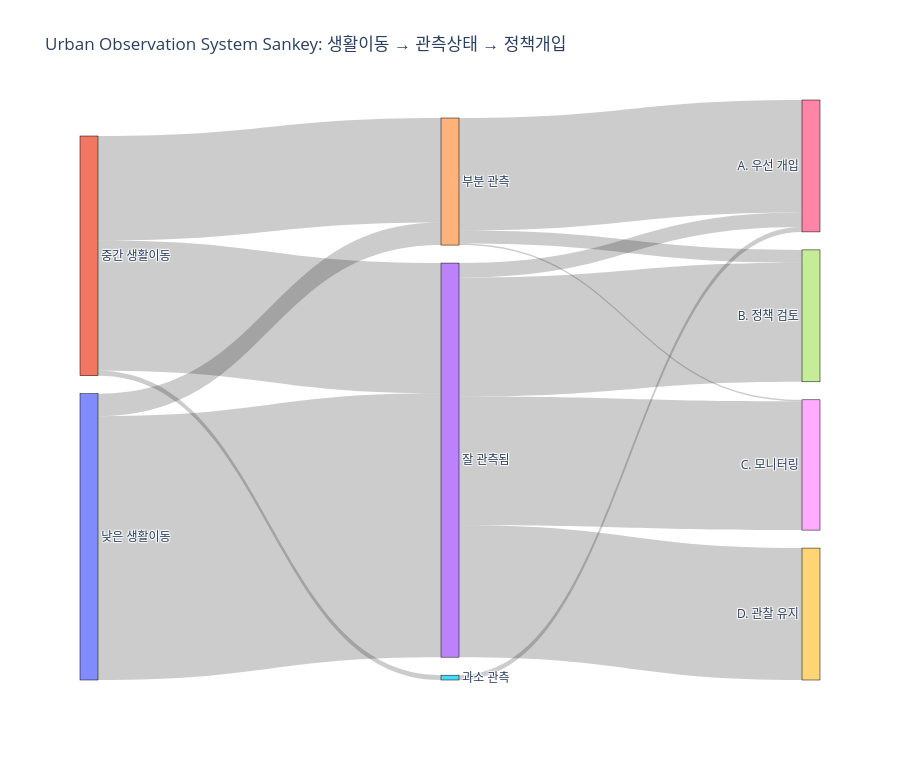

The notebook cell saved with this chart:
### Markdown cell above
## 3. Sankey: 도시 관측 시스템

생활이동 → 관측 상태 → 정책 개입 유형으로 이어지는 흐름을 Sankey로 보여줍니다.  
이 그림은 발표에서 “우리 분석이 무엇을 찾아냈는가”를 설명하는 핵심 요약용입니다.

### Code cell
# ============================================================
# 6. SANKEY OBSERVATION SYSTEM
# ============================================================

sankey_df = df.copy()

# source category
sankey_df["source_state"] = pd.cut(
    sankey_df["UOG_lived_city_strength"],
    bins=[-0.01, 0.33, 0.66, 1.01],
    labels=["낮은 생활이동", "중간 생활이동", "높은 생활이동"]
)

sankey_df["observation_state"] = pd.cut(
    sankey_df["UOG_observation_gap"],
    bins=[-0.01, 0.33, 0.66, 1.01],
    labels=["잘 관측됨", "부분 관측", "과소 관측"]
)

sankey_df["policy_state"] = sankey_df["UOG_tier"]

# aggregate flows
flow1 = sankey_df.groupby(["source_state", "observation_state"]).size().reset_index(name="count")
flow2 = sankey_df.groupby(["observation_state", "policy_state"]).size().reset_index(name="count")

labels = (
    list(flow1["source_state"].astype(str).unique()) +
    list(flow1["observation_state"].astype(str).unique()) +
    list(flow2["policy_state"].astype(str).unique())
)
labels = list(dict.fromkeys(labels))
label_idx = {l:i for i,l in enumerate(labels)}

sources = []
targets = []
values = []

for _, r in flow1.iterrows():
    sources.append(label_idx[str(r["source_state"])])
    targets.append(label_idx[str(r["observation_state"])])
    values.append(int(r["count"]))

for _, r in flow2.iterrows():
    sources.append(label_idx[str(r["observation_state"])])
    targets.append(label_idx[str(r["policy_state"])])
    values.append(int(r["count"]))

fig = go.Figure(data=[go.Sankey(
    node=dict(
        pad=18,
        thickness=18,
        line=dict(color="black", width=0.5),
        label=labels
    ),
    link=dict(
        source=sources,
        target=targets,
        value=values
    )
)])

fig.update_layout(
    title="Urban Observation System Sankey: 생활이동 → 관측상태 → 정책개입",
    height=760
)

save_plotly(fig, "02_sankey_observation_system")
fig.show()

### Figure 1 — Plotly figure (JSON) as saved in the notebook; plotly's stock layout.template omitted (floating-point values rounded to 4 significant figures)
{"data": [{"link": {"source": [0, 0, 0, 1, 1, 1, 2, 2, 2, 3, 3, 3, 3, 4, 4, 4, 4, 5, 5, 5, 5], "target": [3, 4, 5, 3, 4, 5, 3, 4, 5, 6, 7, 8, 9, 6, 7, 8, 9, 6, 7, 8, 9], "value": [164, 14, 0, 81, 65, 3, 0, 0, 0, 9, 74, 80, 82, 70, 8, 1, 0, 3, 0, 0, 0]}, "node": {"label": ["낮은 생활이동", "중간 생활이동", "높은 생활이동", "잘 관측됨", "부분 관측", "과소 관측", "A. 우선 개입", "B. 정책 검토", "C. 모니터링", "D. 관찰 유지"], "line": {"color": "black", "width": 0.5}, "pad": 18, "thickness": 18}, "type": "sankey"}], "layout": {"height": 760, "title": {"text": "Urban Observation System Sankey: 생활이동 → 관측상태 → 정책개입"}}}
